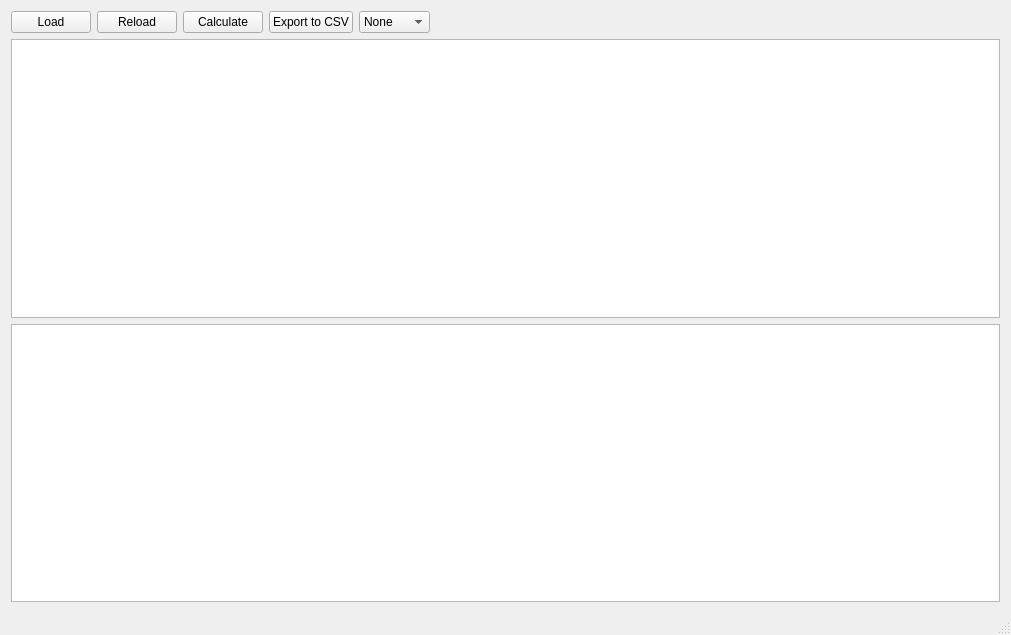
<?xml version="1.0" encoding="UTF-8"?>
<ui version="4.0">
 <class>CalculationWindow</class>
 <widget class="QMainWindow" name="CalculationWindow">
  <property name="geometry">
   <rect>
    <x>0</x>
    <y>0</y>
    <width>1011</width>
    <height>635</height>
   </rect>
  </property>
  <property name="windowTitle">
   <string>System</string>
  </property>
  <widget class="QWidget" name="centralWidget">
   <layout class="QVBoxLayout" name="verticalLayout">
    <item>
     <layout class="QHBoxLayout" name="horizontalLayout">
      <item>
       <widget class="QPushButton" name="loadBtn">
        <property name="text">
         <string>Load</string>
        </property>
       </widget>
      </item>
      <item>
       <widget class="QPushButton" name="reloadBtn">
        <property name="text">
         <string>Reload</string>
        </property>
       </widget>
      </item>
      <item>
       <widget class="QPushButton" name="calculateBtn">
        <property name="text">
         <string>Calculate</string>
        </property>
       </widget>
      </item>
      <item>
       <widget class="QPushButton" name="exportToCSV">
        <property name="text">
         <string>Export to CSV</string>
        </property>
       </widget>
      </item>
      <item>
       <widget class="QComboBox" name="exportToCSVLevelCmb">
        <item>
         <property name="text">
          <string>None</string>
         </property>
        </item>
        <item>
         <property name="text">
          <string>First</string>
         </property>
        </item>
        <item>
         <property name="text">
          <string>Second</string>
         </property>
        </item>
        <item>
         <property name="text">
          <string>Third</string>
         </property>
        </item>
       </widget>
      </item>
      <item>
       <spacer name="horizontalSpacer">
        <property name="orientation">
         <enum>Qt::Horizontal</enum>
        </property>
        <property name="sizeHint" stdset="0">
         <size>
          <width>40</width>
          <height>20</height>
         </size>
        </property>
       </spacer>
      </item>
     </layout>
    </item>
    <item>
     <widget class="QTableWidget" name="componentsLevelTableWidget"/>
    </item>
    <item>
     <widget class="QTableWidget" name="tableWidget">
      <property name="rowCount">
       <number>0</number>
      </property>
      <property name="columnCount">
       <number>0</number>
      </property>
     </widget>
    </item>
   </layout>
  </widget>
  <widget class="QMenuBar" name="menuBar">
   <property name="geometry">
    <rect>
     <x>0</x>
     <y>0</y>
     <width>1011</width>
     <height>21</height>
    </rect>
   </property>
  </widget>
  <widget class="QStatusBar" name="statusBar"/>
 </widget>
 <layoutdefault spacing="6" margin="11"/>
 <resources/>
 <connections/>
</ui>
